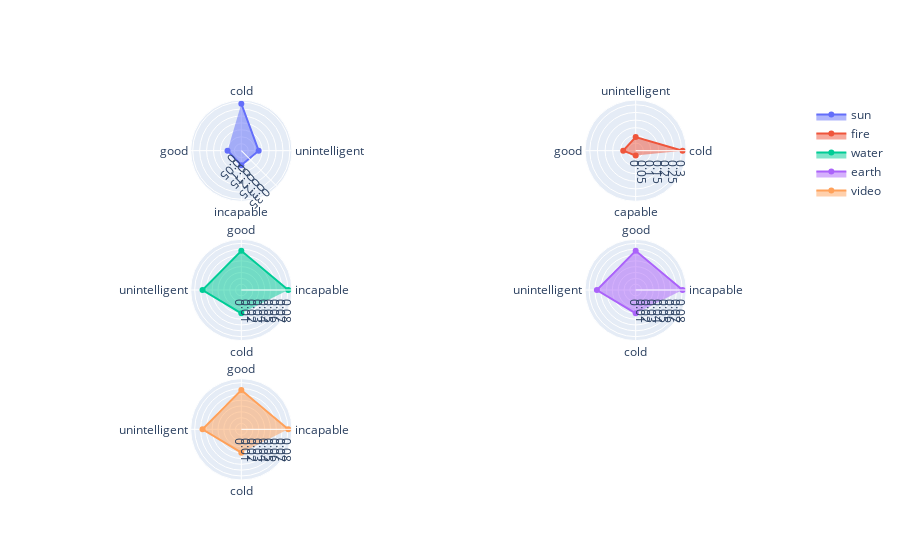

Here is the notebook cell this chart was saved with:
### Code cell
plot_word_polarity_polar_fig([word, word1, word2, word3, word4],[polarity_base_change, polarity_base_change1, polarity_base_change2, polarity_base_change4, polarity_base_change4])

### Figure 1 — Plotly figure (JSON) as saved in the notebook; plotly's stock layout.template omitted (floating-point values rounded to 4 significant figures)
{"data": [{"fill": "toself", "name": "sun", "r": [0.3378, 0.1248, 0.1043, 0.09926], "subplot": "polar", "theta": ["cold", "unintelligent", "incapable", "good"], "type": "scatterpolar"}, {"fill": "toself", "name": "fire", "r": [0.3067, 0.08927, 0.08153, 0.03216], "subplot": "polar2", "theta": ["cold", "unintelligent", "good", "capable"], "type": "scatterpolar"}, {"fill": "toself", "name": "water", "r": [0.08045, 0.06726, 0.06658, 0.03999], "subplot": "polar3", "theta": ["incapable", "good", "unintelligent", "cold"], "type": "scatterpolar"}, {"fill": "toself", "name": "earth", "r": [0.08045, 0.06726, 0.06658, 0.03999], "subplot": "polar4", "theta": ["incapable", "good", "unintelligent", "cold"], "type": "scatterpolar"}, {"fill": "toself", "name": "video", "r": [0.08045, 0.06726, 0.06658, 0.03999], "subplot": "polar5", "theta": ["incapable", "good", "unintelligent", "cold"], "type": "scatterpolar"}], "layout": {"polar": {"angularaxis": {"direction": "clockwise", "period": 4}, "domain": {"x": [0, 0.45], "y": [0.7333, 1]}, "radialaxis": {"angle": -45}}, "polar2": {"domain": {"x": [0.55, 1], "y": [0.7333, 1]}}, "polar3": {"domain": {"x": [0, 0.45], "y": [0.3667, 0.6333]}}, "polar4": {"domain": {"x": [0.55, 1], "y": [0.3667, 0.6333]}}, "polar5": {"domain": {"x": [0, 0.45], "y": [0, 0.2667]}}, "polar6": {"domain": {"x": [0.55, 1], "y": [0, 0.2667]}}}}
